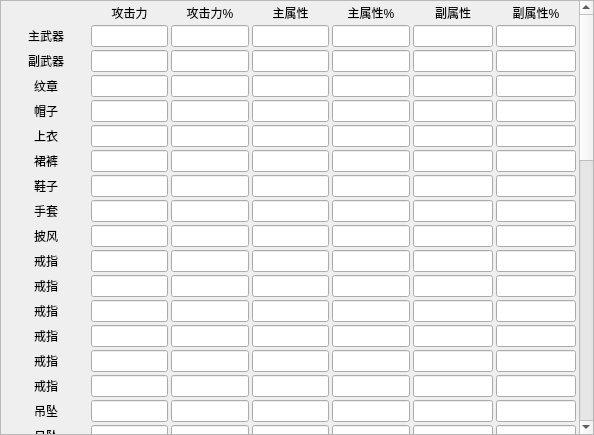
<?xml version="1.0" encoding="UTF-8"?>
<ui version="4.0">
 <class>InputUi</class>
 <widget class="QDialog" name="InputUi">
  <property name="geometry">
   <rect>
    <x>0</x>
    <y>0</y>
    <width>594</width>
    <height>435</height>
   </rect>
  </property>
  <property name="windowTitle">
   <string>Dialog</string>
  </property>
  <layout class="QHBoxLayout" name="v_Layout">
   <property name="spacing">
    <number>0</number>
   </property>
   <property name="leftMargin">
    <number>0</number>
   </property>
   <property name="topMargin">
    <number>0</number>
   </property>
   <property name="rightMargin">
    <number>0</number>
   </property>
   <property name="bottomMargin">
    <number>0</number>
   </property>
   <item>
    <widget class="QScrollArea" name="scrollArea">
     <property name="widgetResizable">
      <bool>true</bool>
     </property>
     <widget class="QWidget" name="scrollAreaWidgetContents">
      <property name="geometry">
       <rect>
        <x>0</x>
        <y>-675</y>
        <width>575</width>
        <height>1108</height>
       </rect>
      </property>
      <layout class="QGridLayout" name="m_Layout">
       <property name="leftMargin">
        <number>3</number>
       </property>
       <property name="topMargin">
        <number>3</number>
       </property>
       <property name="rightMargin">
        <number>3</number>
       </property>
       <property name="bottomMargin">
        <number>3</number>
       </property>
       <property name="spacing">
        <number>3</number>
       </property>
       <item row="34" column="1">
        <widget class="LineEdit" name="lineEdit_331"/>
       </item>
       <item row="49" column="2">
        <widget class="QLabel" name="label_12">
         <property name="text">
          <string>最终伤害%</string>
         </property>
         <property name="alignment">
          <set>Qt::AlignCenter</set>
         </property>
        </widget>
       </item>
       <item row="25" column="2">
        <widget class="LineEdit" name="lineEdit_252"/>
       </item>
       <item row="24" column="3">
        <widget class="LineEdit" name="lineEdit_243"/>
       </item>
       <item row="22" column="4">
        <widget class="LineEdit" name="lineEdit_224"/>
       </item>
       <item row="8" column="0">
        <widget class="QLabel" name="gloveLabel">
         <property name="text">
          <string>手套</string>
         </property>
         <property name="alignment">
          <set>Qt::AlignCenter</set>
         </property>
        </widget>
       </item>
       <item row="49" column="3">
        <widget class="QLabel" name="label_11">
         <property name="text">
          <string>暴击率%</string>
         </property>
         <property name="alignment">
          <set>Qt::AlignCenter</set>
         </property>
        </widget>
       </item>
       <item row="31" column="6">
        <widget class="LineEdit" name="lineEdit_316"/>
       </item>
       <item row="9" column="2">
        <widget class="LineEdit" name="lineEdit_92"/>
       </item>
       <item row="50" column="2">
        <widget class="LineEdit" name="finalDamageEdit">
         <property name="alignment">
          <set>Qt::AlignCenter</set>
         </property>
         <property name="placeholderText">
          <string>最终伤害%</string>
         </property>
        </widget>
       </item>
       <item row="21" column="3">
        <widget class="LineEdit" name="lineEdit_213"/>
       </item>
       <item row="40" column="5">
        <widget class="LineEdit" name="lineEdit_395"/>
       </item>
       <item row="29" column="0">
        <widget class="QLabel" name="petSkillLabel">
         <property name="text">
          <string>宠物技能</string>
         </property>
         <property name="alignment">
          <set>Qt::AlignCenter</set>
         </property>
        </widget>
       </item>
       <item row="9" column="6">
        <widget class="LineEdit" name="lineEdit_96"/>
       </item>
       <item row="24" column="5">
        <widget class="LineEdit" name="lineEdit_245"/>
       </item>
       <item row="24" column="6">
        <widget class="LineEdit" name="lineEdit_246"/>
       </item>
       <item row="21" column="6">
        <widget class="LineEdit" name="lineEdit_216"/>
       </item>
       <item row="7" column="5">
        <widget class="LineEdit" name="lineEdit_75"/>
       </item>
       <item row="28" column="6">
        <widget class="LineEdit" name="lineEdit_286"/>
       </item>
       <item row="51" column="6">
        <widget class="QPushButton" name="cancelBtn">
         <property name="text">
          <string>取消</string>
         </property>
        </widget>
       </item>
       <item row="39" column="3">
        <widget class="LineEdit" name="lineEdit_383"/>
       </item>
       <item row="2" column="0">
        <widget class="QLabel" name="swLabel">
         <property name="text">
          <string>副武器</string>
         </property>
         <property name="alignment">
          <set>Qt::AlignCenter</set>
         </property>
        </widget>
       </item>
       <item row="48" column="3">
        <widget class="QLabel" name="proLabel">
         <property name="text">
          <string>职业</string>
         </property>
         <property name="alignment">
          <set>Qt::AlignCenter</set>
         </property>
        </widget>
       </item>
       <item row="40" column="0">
        <widget class="QLabel" name="label_5">
         <property name="text">
          <string>怪怪</string>
         </property>
         <property name="alignment">
          <set>Qt::AlignCenter</set>
         </property>
        </widget>
       </item>
       <item row="22" column="1">
        <widget class="LineEdit" name="lineEdit_221"/>
       </item>
       <item row="28" column="3">
        <widget class="LineEdit" name="lineEdit_283"/>
       </item>
       <item row="17" column="4">
        <widget class="LineEdit" name="lineEdit_174"/>
       </item>
       <item row="6" column="5">
        <widget class="LineEdit" name="lineEdit_65"/>
       </item>
       <item row="31" column="2">
        <widget class="LineEdit" name="lineEdit_312"/>
       </item>
       <item row="3" column="5">
        <widget class="LineEdit" name="lineEdit_35"/>
       </item>
       <item row="35" column="5">
        <widget class="LineEdit" name="lineEdit_345"/>
       </item>
       <item row="20" column="6">
        <widget class="LineEdit" name="lineEdit_206"/>
       </item>
       <item row="8" column="3">
        <widget class="LineEdit" name="lineEdit_83"/>
       </item>
       <item row="7" column="6">
        <widget class="LineEdit" name="lineEdit_76"/>
       </item>
       <item row="27" column="4">
        <widget class="LineEdit" name="lineEdit_274"/>
       </item>
       <item row="34" column="3">
        <widget class="LineEdit" name="lineEdit_333"/>
       </item>
       <item row="10" column="3">
        <widget class="LineEdit" name="lineEdit_103"/>
       </item>
       <item row="5" column="5">
        <widget class="LineEdit" name="lineEdit_55"/>
       </item>
       <item row="39" column="0">
        <widget class="QLabel" name="hyperLabel">
         <property name="text">
          <string>超级属性</string>
         </property>
         <property name="alignment">
          <set>Qt::AlignCenter</set>
         </property>
        </widget>
       </item>
       <item row="21" column="5">
        <widget class="LineEdit" name="lineEdit_215"/>
       </item>
       <item row="35" column="4">
        <widget class="LineEdit" name="lineEdit_344"/>
       </item>
       <item row="23" column="6">
        <widget class="LineEdit" name="lineEdit_236"/>
       </item>
       <item row="22" column="6">
        <widget class="LineEdit" name="lineEdit_226"/>
       </item>
       <item row="48" column="4">
        <widget class="ComboBox" name="proComboBox"/>
       </item>
       <item row="26" column="6">
        <widget class="LineEdit" name="lineEdit_266"/>
       </item>
       <item row="16" column="2">
        <widget class="LineEdit" name="lineEdit_162"/>
       </item>
       <item row="51" column="5">
        <widget class="QPushButton" name="okBtn">
         <property name="text">
          <string>确认</string>
         </property>
        </widget>
       </item>
       <item row="27" column="2">
        <widget class="LineEdit" name="lineEdit_272"/>
       </item>
       <item row="4" column="0">
        <widget class="QLabel" name="hatLabel">
         <property name="text">
          <string>帽子</string>
         </property>
         <property name="alignment">
          <set>Qt::AlignCenter</set>
         </property>
        </widget>
       </item>
       <item row="10" column="4">
        <widget class="LineEdit" name="lineEdit_104"/>
       </item>
       <item row="44" column="3">
        <widget class="LineEdit" name="lineEdit_433"/>
       </item>
       <item row="14" column="3">
        <widget class="LineEdit" name="lineEdit_143"/>
       </item>
       <item row="11" column="6">
        <widget class="LineEdit" name="lineEdit_116"/>
       </item>
       <item row="33" column="3">
        <widget class="LineEdit" name="lineEdit_323"/>
       </item>
       <item row="33" column="2">
        <widget class="LineEdit" name="lineEdit_322"/>
       </item>
       <item row="20" column="4">
        <widget class="LineEdit" name="lineEdit_204"/>
       </item>
       <item row="25" column="1">
        <widget class="LineEdit" name="lineEdit_251"/>
       </item>
       <item row="31" column="3">
        <widget class="LineEdit" name="lineEdit_313"/>
       </item>
       <item row="48" column="1">
        <widget class="QLabel" name="pureMainLabel">
         <property name="whatsThis">
          <string>登录界面的主属性，也是查看主属性时xxxx+xxxxx左边那部分</string>
         </property>
         <property name="text">
          <string>裸主属性</string>
         </property>
         <property name="alignment">
          <set>Qt::AlignCenter</set>
         </property>
        </widget>
       </item>
       <item row="1" column="0">
        <widget class="QLabel" name="mwLabel">
         <property name="text">
          <string>主武器</string>
         </property>
         <property name="alignment">
          <set>Qt::AlignCenter</set>
         </property>
        </widget>
       </item>
       <item row="41" column="5">
        <widget class="LineEdit" name="lineEdit_405"/>
       </item>
       <item row="51" column="1">
        <widget class="QLineEdit" name="nameEdit"/>
       </item>
       <item row="19" column="5">
        <widget class="LineEdit" name="lineEdit_195"/>
       </item>
       <item row="42" column="1">
        <widget class="LineEdit" name="lineEdit_411"/>
       </item>
       <item row="15" column="0">
        <widget class="QLabel" name="ring5Label">
         <property name="text">
          <string>戒指</string>
         </property>
         <property name="alignment">
          <set>Qt::AlignCenter</set>
         </property>
        </widget>
       </item>
       <item row="25" column="0">
        <widget class="QLabel" name="medalLabel">
         <property name="text">
          <string>勋章</string>
         </property>
         <property name="alignment">
          <set>Qt::AlignCenter</set>
         </property>
        </widget>
       </item>
       <item row="17" column="0">
        <widget class="QLabel" name="pendant1Label">
         <property name="text">
          <string>吊坠</string>
         </property>
         <property name="alignment">
          <set>Qt::AlignCenter</set>
         </property>
        </widget>
       </item>
       <item row="26" column="2">
        <widget class="LineEdit" name="lineEdit_262"/>
       </item>
       <item row="42" column="6">
        <widget class="LineEdit" name="lineEdit_416"/>
       </item>
       <item row="16" column="1">
        <widget class="LineEdit" name="lineEdit_161"/>
       </item>
       <item row="2" column="4">
        <widget class="LineEdit" name="lineEdit_24"/>
       </item>
       <item row="24" column="0">
        <widget class="QLabel" name="badgeLabel">
         <property name="text">
          <string>徽章</string>
         </property>
         <property name="alignment">
          <set>Qt::AlignCenter</set>
         </property>
        </widget>
       </item>
       <item row="20" column="0">
        <widget class="QLabel" name="eyeLabel">
         <property name="text">
          <string>眼饰</string>
         </property>
         <property name="alignment">
          <set>Qt::AlignCenter</set>
         </property>
        </widget>
       </item>
       <item row="42" column="0">
        <widget class="QLabel" name="label_4">
         <property name="text">
          <string>技能被动</string>
         </property>
         <property name="alignment">
          <set>Qt::AlignCenter</set>
         </property>
        </widget>
       </item>
       <item row="18" column="0">
        <widget class="QLabel" name="beltLabel">
         <property name="text">
          <string>腰带</string>
         </property>
         <property name="alignment">
          <set>Qt::AlignCenter</set>
         </property>
        </widget>
       </item>
       <item row="39" column="5">
        <widget class="LineEdit" name="lineEdit_385"/>
       </item>
       <item row="48" column="6">
        <widget class="WComboBox" name="weaponComboBox"/>
       </item>
       <item row="0" column="3">
        <widget class="QLabel" name="mainLabel">
         <property name="text">
          <string>主属性</string>
         </property>
         <property name="alignment">
          <set>Qt::AlignCenter</set>
         </property>
        </widget>
       </item>
       <item row="3" column="4">
        <widget class="LineEdit" name="lineEdit_34"/>
       </item>
       <item row="3" column="3">
        <widget class="LineEdit" name="lineEdit_33"/>
       </item>
       <item row="12" column="0">
        <widget class="QLabel" name="ring2Label">
         <property name="text">
          <string>戒指</string>
         </property>
         <property name="alignment">
          <set>Qt::AlignCenter</set>
         </property>
        </widget>
       </item>
       <item row="23" column="5">
        <widget class="LineEdit" name="lineEdit_235"/>
       </item>
       <item row="2" column="1">
        <widget class="LineEdit" name="lineEdit_21"/>
       </item>
       <item row="15" column="2">
        <widget class="LineEdit" name="lineEdit_152"/>
       </item>
       <item row="3" column="2">
        <widget class="LineEdit" name="lineEdit_32"/>
       </item>
       <item row="29" column="4">
        <widget class="LineEdit" name="lineEdit_294"/>
       </item>
       <item row="9" column="4">
        <widget class="LineEdit" name="lineEdit_94"/>
       </item>
       <item row="30" column="3">
        <widget class="LineEdit" name="lineEdit_303"/>
       </item>
       <item row="15" column="4">
        <widget class="LineEdit" name="lineEdit_154"/>
       </item>
       <item row="2" column="6">
        <widget class="LineEdit" name="lineEdit_26"/>
       </item>
       <item row="40" column="6">
        <widget class="LineEdit" name="lineEdit_396"/>
       </item>
       <item row="1" column="1">
        <widget class="LineEdit" name="lineEdit_11"/>
       </item>
       <item row="37" column="3">
        <widget class="LineEdit" name="lineEdit_363"/>
       </item>
       <item row="0" column="4">
        <widget class="QLabel" name="mainpLabel">
         <property name="text">
          <string>主属性%</string>
         </property>
         <property name="alignment">
          <set>Qt::AlignCenter</set>
         </property>
        </widget>
       </item>
       <item row="12" column="4">
        <widget class="LineEdit" name="lineEdit_124"/>
       </item>
       <item row="43" column="0">
        <widget class="QLabel" name="label_6">
         <property name="text">
          <string>称号</string>
         </property>
         <property name="alignment">
          <set>Qt::AlignCenter</set>
         </property>
        </widget>
       </item>
       <item row="25" column="3">
        <widget class="LineEdit" name="lineEdit_253"/>
       </item>
       <item row="43" column="5">
        <widget class="LineEdit" name="lineEdit_425"/>
       </item>
       <item row="34" column="0">
        <widget class="QLabel" name="leagueCapLabel">
         <property name="text">
          <string>联盟占领效果</string>
         </property>
         <property name="alignment">
          <set>Qt::AlignCenter</set>
         </property>
        </widget>
       </item>
       <item row="7" column="2">
        <widget class="LineEdit" name="lineEdit_72"/>
       </item>
       <item row="14" column="5">
        <widget class="LineEdit" name="lineEdit_145"/>
       </item>
       <item row="35" column="1">
        <widget class="LineEdit" name="lineEdit_341"/>
       </item>
       <item row="8" column="2">
        <widget class="LineEdit" name="lineEdit_82"/>
       </item>
       <item row="3" column="1">
        <widget class="LineEdit" name="lineEdit_31"/>
       </item>
       <item row="1" column="2">
        <widget class="LineEdit" name="lineEdit_12"/>
       </item>
       <item row="6" column="2">
        <widget class="LineEdit" name="lineEdit_62"/>
       </item>
       <item row="19" column="2">
        <widget class="LineEdit" name="lineEdit_192"/>
       </item>
       <item row="42" column="5">
        <widget class="LineEdit" name="lineEdit_415"/>
       </item>
       <item row="48" column="0">
        <widget class="QLabel" name="label">
         <property name="text">
          <string>其他数据</string>
         </property>
         <property name="alignment">
          <set>Qt::AlignCenter</set>
         </property>
        </widget>
       </item>
       <item row="9" column="0">
        <widget class="QLabel" name="capeLabel">
         <property name="text">
          <string>披风</string>
         </property>
         <property name="alignment">
          <set>Qt::AlignCenter</set>
         </property>
        </widget>
       </item>
       <item row="38" column="0">
        <widget class="QLabel" name="innerLabel">
         <property name="text">
          <string>内在能力</string>
         </property>
         <property name="alignment">
          <set>Qt::AlignCenter</set>
         </property>
        </widget>
       </item>
       <item row="23" column="2">
        <widget class="LineEdit" name="lineEdit_232"/>
       </item>
       <item row="44" column="1">
        <widget class="LineEdit" name="lineEdit_431"/>
       </item>
       <item row="13" column="4">
        <widget class="LineEdit" name="lineEdit_134"/>
       </item>
       <item row="14" column="6">
        <widget class="LineEdit" name="lineEdit_146"/>
       </item>
       <item row="29" column="5">
        <widget class="LineEdit" name="lineEdit_295"/>
       </item>
       <item row="8" column="5">
        <widget class="LineEdit" name="lineEdit_85"/>
       </item>
       <item row="39" column="1">
        <widget class="LineEdit" name="lineEdit_381"/>
       </item>
       <item row="30" column="5">
        <widget class="LineEdit" name="lineEdit_305"/>
       </item>
       <item row="17" column="1">
        <widget class="LineEdit" name="lineEdit_171"/>
       </item>
       <item row="14" column="0">
        <widget class="QLabel" name="ring4Label">
         <property name="text">
          <string>戒指</string>
         </property>
         <property name="alignment">
          <set>Qt::AlignCenter</set>
         </property>
        </widget>
       </item>
       <item row="40" column="3">
        <widget class="LineEdit" name="lineEdit_393"/>
       </item>
       <item row="5" column="2">
        <widget class="LineEdit" name="lineEdit_52"/>
       </item>
       <item row="26" column="1">
        <widget class="LineEdit" name="lineEdit_261"/>
       </item>
       <item row="33" column="4">
        <widget class="LineEdit" name="lineEdit_324"/>
       </item>
       <item row="42" column="3">
        <widget class="LineEdit" name="lineEdit_413"/>
       </item>
       <item row="3" column="0">
        <widget class="QLabel" name="emblemLabel">
         <property name="text">
          <string>纹章</string>
         </property>
         <property name="alignment">
          <set>Qt::AlignCenter</set>
         </property>
        </widget>
       </item>
       <item row="8" column="6">
        <widget class="LineEdit" name="lineEdit_86"/>
       </item>
       <item row="50" column="6">
        <widget class="LineEdit" name="normalMonDamageEdit">
         <property name="alignment">
          <set>Qt::AlignCenter</set>
         </property>
         <property name="placeholderText">
          <string>对普怪伤害%</string>
         </property>
        </widget>
       </item>
       <item row="50" column="4">
        <widget class="LineEdit" name="criticalDamageEdit">
         <property name="alignment">
          <set>Qt::AlignCenter</set>
         </property>
         <property name="placeholderText">
          <string>暴击伤害%</string>
         </property>
        </widget>
       </item>
       <item row="49" column="0">
        <widget class="QLabel" name="label_8">
         <property name="minimumSize">
          <size>
           <width>0</width>
           <height>20</height>
          </size>
         </property>
         <property name="text">
          <string>伤害%</string>
         </property>
         <property name="alignment">
          <set>Qt::AlignCenter</set>
         </property>
        </widget>
       </item>
       <item row="19" column="4">
        <widget class="LineEdit" name="lineEdit_194"/>
       </item>
       <item row="38" column="1">
        <widget class="LineEdit" name="lineEdit_371"/>
       </item>
       <item row="41" column="0">
        <widget class="QLabel" name="label_3">
         <property name="text">
          <string>家族被动</string>
         </property>
         <property name="alignment">
          <set>Qt::AlignCenter</set>
         </property>
        </widget>
       </item>
       <item row="44" column="4">
        <widget class="LineEdit" name="lineEdit_434"/>
       </item>
       <item row="40" column="1">
        <widget class="LineEdit" name="lineEdit_391"/>
       </item>
       <item row="7" column="0">
        <widget class="QLabel" name="shoesLabel">
         <property name="text">
          <string>鞋子</string>
         </property>
         <property name="alignment">
          <set>Qt::AlignCenter</set>
         </property>
        </widget>
       </item>
       <item row="4" column="4">
        <widget class="LineEdit" name="lineEdit_44"/>
       </item>
       <item row="4" column="2">
        <widget class="LineEdit" name="lineEdit_42"/>
       </item>
       <item row="27" column="3">
        <widget class="LineEdit" name="lineEdit_273"/>
       </item>
       <item row="4" column="3">
        <widget class="LineEdit" name="lineEdit_43"/>
       </item>
       <item row="5" column="3">
        <widget class="LineEdit" name="lineEdit_53"/>
       </item>
       <item row="31" column="4">
        <widget class="LineEdit" name="lineEdit_314"/>
       </item>
       <item row="29" column="3">
        <widget class="LineEdit" name="lineEdit_293"/>
       </item>
       <item row="5" column="0">
        <widget class="QLabel" name="topLabel">
         <property name="text">
          <string>上衣</string>
         </property>
         <property name="alignment">
          <set>Qt::AlignCenter</set>
         </property>
        </widget>
       </item>
       <item row="35" column="3">
        <widget class="LineEdit" name="lineEdit_343"/>
       </item>
       <item row="43" column="2">
        <widget class="LineEdit" name="lineEdit_422"/>
       </item>
       <item row="12" column="1">
        <widget class="LineEdit" name="lineEdit_121"/>
       </item>
       <item row="11" column="0">
        <widget class="QLabel" name="ring1Label">
         <property name="text">
          <string>戒指</string>
         </property>
         <property name="alignment">
          <set>Qt::AlignCenter</set>
         </property>
        </widget>
       </item>
       <item row="5" column="4">
        <widget class="LineEdit" name="lineEdit_54"/>
       </item>
       <item row="29" column="1">
        <widget class="LineEdit" name="lineEdit_291"/>
       </item>
       <item row="28" column="1">
        <widget class="LineEdit" name="lineEdit_281"/>
       </item>
       <item row="48" column="5">
        <widget class="QLabel" name="label_7">
         <property name="text">
          <string>武器</string>
         </property>
         <property name="alignment">
          <set>Qt::AlignCenter</set>
         </property>
        </widget>
       </item>
       <item row="15" column="1">
        <widget class="LineEdit" name="lineEdit_151"/>
       </item>
       <item row="27" column="6">
        <widget class="LineEdit" name="lineEdit_276"/>
       </item>
       <item row="26" column="0">
        <widget class="QLabel" name="totemLabel">
         <property name="text">
          <string>图腾</string>
         </property>
         <property name="alignment">
          <set>Qt::AlignCenter</set>
         </property>
        </widget>
       </item>
       <item row="28" column="2">
        <widget class="LineEdit" name="lineEdit_282"/>
       </item>
       <item row="20" column="1">
        <widget class="LineEdit" name="lineEdit_201"/>
       </item>
       <item row="28" column="4">
        <widget class="LineEdit" name="lineEdit_284"/>
       </item>
       <item row="10" column="0">
        <widget class="QLabel" name="ring0Label">
         <property name="text">
          <string>戒指</string>
         </property>
         <property name="alignment">
          <set>Qt::AlignCenter</set>
         </property>
        </widget>
       </item>
       <item row="13" column="2">
        <widget class="LineEdit" name="lineEdit_132"/>
       </item>
       <item row="26" column="4">
        <widget class="LineEdit" name="lineEdit_264"/>
       </item>
       <item row="51" column="0">
        <widget class="QLabel" name="label_2">
         <property name="text">
          <string>角色名</string>
         </property>
         <property name="alignment">
          <set>Qt::AlignCenter</set>
         </property>
        </widget>
       </item>
       <item row="41" column="1">
        <widget class="LineEdit" name="lineEdit_401"/>
       </item>
       <item row="0" column="6">
        <widget class="QLabel" name="subpLabel">
         <property name="text">
          <string>副属性%</string>
         </property>
         <property name="alignment">
          <set>Qt::AlignCenter</set>
         </property>
        </widget>
       </item>
       <item row="11" column="2">
        <widget class="LineEdit" name="lineEdit_112"/>
       </item>
       <item row="10" column="5">
        <widget class="LineEdit" name="lineEdit_105"/>
       </item>
       <item row="3" column="6">
        <widget class="LineEdit" name="lineEdit_36"/>
       </item>
       <item row="2" column="3">
        <widget class="LineEdit" name="lineEdit_23"/>
       </item>
       <item row="33" column="1">
        <widget class="LineEdit" name="lineEdit_321"/>
       </item>
       <item row="30" column="4">
        <widget class="LineEdit" name="lineEdit_304"/>
       </item>
       <item row="12" column="3">
        <widget class="LineEdit" name="lineEdit_123"/>
       </item>
       <item row="1" column="5">
        <widget class="LineEdit" name="lineEdit_15"/>
       </item>
       <item row="18" column="3">
        <widget class="LineEdit" name="lineEdit_183"/>
       </item>
       <item row="13" column="6">
        <widget class="LineEdit" name="lineEdit_136"/>
       </item>
       <item row="24" column="4">
        <widget class="LineEdit" name="lineEdit_244"/>
       </item>
       <item row="25" column="4">
        <widget class="LineEdit" name="lineEdit_254"/>
       </item>
       <item row="44" column="0">
        <widget class="QLabel" name="otherLabel">
         <property name="text">
          <string>拼图及其他</string>
         </property>
         <property name="alignment">
          <set>Qt::AlignCenter</set>
         </property>
        </widget>
       </item>
       <item row="13" column="0">
        <widget class="QLabel" name="ring3Label">
         <property name="text">
          <string>戒指</string>
         </property>
         <property name="alignment">
          <set>Qt::AlignCenter</set>
         </property>
        </widget>
       </item>
       <item row="9" column="3">
        <widget class="LineEdit" name="lineEdit_93"/>
       </item>
       <item row="21" column="2">
        <widget class="LineEdit" name="lineEdit_212"/>
       </item>
       <item row="21" column="4">
        <widget class="LineEdit" name="lineEdit_214"/>
       </item>
       <item row="27" column="1">
        <widget class="LineEdit" name="lineEdit_271"/>
       </item>
       <item row="18" column="1">
        <widget class="LineEdit" name="lineEdit_181"/>
       </item>
       <item row="18" column="6">
        <widget class="LineEdit" name="lineEdit_186"/>
       </item>
       <item row="4" column="6">
        <widget class="LineEdit" name="lineEdit_46"/>
       </item>
       <item row="50" column="0">
        <widget class="LineEdit" name="damageEdit">
         <property name="alignment">
          <set>Qt::AlignCenter</set>
         </property>
         <property name="placeholderText">
          <string>伤害%</string>
         </property>
        </widget>
       </item>
       <item row="1" column="6">
        <widget class="LineEdit" name="lineEdit_16"/>
       </item>
       <item row="12" column="2">
        <widget class="LineEdit" name="lineEdit_122"/>
       </item>
       <item row="43" column="4">
        <widget class="LineEdit" name="lineEdit_424"/>
       </item>
       <item row="44" column="2">
        <widget class="LineEdit" name="lineEdit_432"/>
       </item>
       <item row="27" column="5">
        <widget class="LineEdit" name="lineEdit_275"/>
       </item>
       <item row="22" column="2">
        <widget class="LineEdit" name="lineEdit_222"/>
       </item>
       <item row="13" column="5">
        <widget class="LineEdit" name="lineEdit_135"/>
       </item>
       <item row="19" column="6">
        <widget class="LineEdit" name="lineEdit_196"/>
       </item>
       <item row="49" column="1">
        <widget class="QLabel" name="label_10">
         <property name="text">
          <string>BOSS伤害%</string>
         </property>
         <property name="alignment">
          <set>Qt::AlignCenter</set>
         </property>
        </widget>
       </item>
       <item row="6" column="0">
        <widget class="QLabel" name="bottomLabel">
         <property name="text">
          <string>裙裤</string>
         </property>
         <property name="alignment">
          <set>Qt::AlignCenter</set>
         </property>
        </widget>
       </item>
       <item row="33" column="5">
        <widget class="LineEdit" name="lineEdit_325"/>
       </item>
       <item row="33" column="0">
        <widget class="QLabel" name="combineLabel">
         <property name="text">
          <string>所有套装效果</string>
         </property>
         <property name="alignment">
          <set>Qt::AlignCenter</set>
         </property>
        </widget>
       </item>
       <item row="15" column="3">
        <widget class="LineEdit" name="lineEdit_153"/>
       </item>
       <item row="17" column="5">
        <widget class="LineEdit" name="lineEdit_175"/>
       </item>
       <item row="15" column="5">
        <widget class="LineEdit" name="lineEdit_155"/>
       </item>
       <item row="17" column="3">
        <widget class="LineEdit" name="lineEdit_173"/>
       </item>
       <item row="28" column="5">
        <widget class="LineEdit" name="lineEdit_285"/>
       </item>
       <item row="10" column="6">
        <widget class="LineEdit" name="lineEdit_106"/>
       </item>
       <item row="5" column="1">
        <widget class="LineEdit" name="lineEdit_51"/>
       </item>
       <item row="16" column="4">
        <widget class="LineEdit" name="lineEdit_164"/>
       </item>
       <item row="21" column="1">
        <widget class="LineEdit" name="lineEdit_211"/>
       </item>
       <item row="15" column="6">
        <widget class="LineEdit" name="lineEdit_156"/>
       </item>
       <item row="20" column="2">
        <widget class="LineEdit" name="lineEdit_202"/>
       </item>
       <item row="23" column="3">
        <widget class="LineEdit" name="lineEdit_233"/>
       </item>
       <item row="9" column="5">
        <widget class="LineEdit" name="lineEdit_95"/>
       </item>
       <item row="37" column="0">
        <widget class="QLabel" name="authLabel">
         <property name="text">
          <string>原初徽章主属性</string>
         </property>
         <property name="alignment">
          <set>Qt::AlignCenter</set>
         </property>
        </widget>
       </item>
       <item row="29" column="6">
        <widget class="LineEdit" name="lineEdit_296"/>
       </item>
       <item row="14" column="4">
        <widget class="LineEdit" name="lineEdit_144"/>
       </item>
       <item row="22" column="5">
        <widget class="LineEdit" name="lineEdit_225"/>
       </item>
       <item row="6" column="4">
        <widget class="LineEdit" name="lineEdit_64"/>
       </item>
       <item row="12" column="5">
        <widget class="LineEdit" name="lineEdit_125"/>
       </item>
       <item row="30" column="1">
        <widget class="LineEdit" name="lineEdit_301"/>
       </item>
       <item row="31" column="1">
        <widget class="LineEdit" name="lineEdit_311"/>
       </item>
       <item row="24" column="2">
        <widget class="LineEdit" name="lineEdit_242"/>
       </item>
       <item row="30" column="6">
        <widget class="LineEdit" name="lineEdit_306"/>
       </item>
       <item row="42" column="4">
        <widget class="LineEdit" name="lineEdit_414"/>
       </item>
       <item row="22" column="3">
        <widget class="LineEdit" name="lineEdit_223"/>
       </item>
       <item row="16" column="6">
        <widget class="LineEdit" name="lineEdit_166"/>
       </item>
       <item row="48" column="2">
        <widget class="LineEdit" name="pureMainEdit"/>
       </item>
       <item row="23" column="4">
        <widget class="LineEdit" name="lineEdit_234"/>
       </item>
       <item row="35" column="0">
        <widget class="QLabel" name="leagueTeamLabel">
         <property name="text">
          <string>联盟队员效果</string>
         </property>
         <property name="alignment">
          <set>Qt::AlignCenter</set>
         </property>
        </widget>
       </item>
       <item row="38" column="3">
        <widget class="LineEdit" name="lineEdit_373"/>
       </item>
       <item row="0" column="1">
        <widget class="QLabel" name="atkLabel">
         <property name="text">
          <string>攻击力</string>
         </property>
         <property name="alignment">
          <set>Qt::AlignCenter</set>
         </property>
        </widget>
       </item>
       <item row="38" column="5">
        <widget class="LineEdit" name="lineEdit_375"/>
       </item>
       <item row="13" column="3">
        <widget class="LineEdit" name="lineEdit_133"/>
       </item>
       <item row="20" column="5">
        <widget class="LineEdit" name="lineEdit_205"/>
       </item>
       <item row="50" column="3">
        <widget class="LineEdit" name="criticalEdit">
         <property name="alignment">
          <set>Qt::AlignCenter</set>
         </property>
         <property name="placeholderText">
          <string>暴击率%</string>
         </property>
        </widget>
       </item>
       <item row="8" column="4">
        <widget class="LineEdit" name="lineEdit_84"/>
       </item>
       <item row="31" column="5">
        <widget class="LineEdit" name="lineEdit_315"/>
       </item>
       <item row="4" column="1">
        <widget class="LineEdit" name="lineEdit_41"/>
       </item>
       <item row="43" column="6">
        <widget class="LineEdit" name="lineEdit_426"/>
       </item>
       <item row="17" column="2">
        <widget class="LineEdit" name="lineEdit_172"/>
       </item>
       <item row="40" column="2">
        <widget class="LineEdit" name="lineEdit_392"/>
       </item>
       <item row="14" column="2">
        <widget class="LineEdit" name="lineEdit_142"/>
       </item>
       <item row="16" column="0">
        <widget class="QLabel" name="pendant0Label">
         <property name="text">
          <string>吊坠</string>
         </property>
         <property name="alignment">
          <set>Qt::AlignCenter</set>
         </property>
        </widget>
       </item>
       <item row="24" column="1">
        <widget class="LineEdit" name="lineEdit_241"/>
       </item>
       <item row="30" column="0">
        <widget class="QLabel" name="linkLabel">
         <property name="text">
          <string>Link</string>
         </property>
         <property name="alignment">
          <set>Qt::AlignCenter</set>
         </property>
        </widget>
       </item>
       <item row="35" column="6">
        <widget class="LineEdit" name="lineEdit_346"/>
       </item>
       <item row="23" column="0">
        <widget class="QLabel" name="pocketLabel">
         <property name="text">
          <string>口袋</string>
         </property>
         <property name="alignment">
          <set>Qt::AlignCenter</set>
         </property>
        </widget>
       </item>
       <item row="50" column="1">
        <widget class="LineEdit" name="BossDamageEdit">
         <property name="alignment">
          <set>Qt::AlignCenter</set>
         </property>
         <property name="placeholderText">
          <string>BOSS伤害%</string>
         </property>
        </widget>
       </item>
       <item row="2" column="2">
        <widget class="LineEdit" name="lineEdit_22"/>
       </item>
       <item row="18" column="2">
        <widget class="LineEdit" name="lineEdit_182"/>
       </item>
       <item row="19" column="3">
        <widget class="LineEdit" name="lineEdit_193"/>
       </item>
       <item row="8" column="1">
        <widget class="LineEdit" name="lineEdit_81"/>
       </item>
       <item row="10" column="2">
        <widget class="LineEdit" name="lineEdit_102"/>
       </item>
       <item row="25" column="5">
        <widget class="LineEdit" name="lineEdit_255"/>
       </item>
       <item row="27" column="0">
        <widget class="QLabel" name="robotHeartLabel">
         <property name="text">
          <string>机器人心脏</string>
         </property>
         <property name="alignment">
          <set>Qt::AlignCenter</set>
         </property>
        </widget>
       </item>
       <item row="7" column="4">
        <widget class="LineEdit" name="lineEdit_74"/>
       </item>
       <item row="14" column="1">
        <widget class="LineEdit" name="lineEdit_141"/>
       </item>
       <item row="11" column="5">
        <widget class="LineEdit" name="lineEdit_115"/>
       </item>
       <item row="25" column="6">
        <widget class="LineEdit" name="lineEdit_256"/>
       </item>
       <item row="34" column="5">
        <widget class="LineEdit" name="lineEdit_335"/>
       </item>
       <item row="23" column="1">
        <widget class="LineEdit" name="lineEdit_231"/>
       </item>
       <item row="22" column="0">
        <widget class="QLabel" name="shoulderLabel">
         <property name="text">
          <string>肩饰</string>
         </property>
         <property name="alignment">
          <set>Qt::AlignCenter</set>
         </property>
        </widget>
       </item>
       <item row="4" column="5">
        <widget class="LineEdit" name="lineEdit_45"/>
       </item>
       <item row="18" column="5">
        <widget class="LineEdit" name="lineEdit_185"/>
       </item>
       <item row="9" column="1">
        <widget class="LineEdit" name="lineEdit_91"/>
       </item>
       <item row="19" column="0">
        <widget class="QLabel" name="faceLabel">
         <property name="text">
          <string>脸饰</string>
         </property>
         <property name="alignment">
          <set>Qt::AlignCenter</set>
         </property>
        </widget>
       </item>
       <item row="2" column="5">
        <widget class="LineEdit" name="lineEdit_25"/>
       </item>
       <item row="36" column="3">
        <widget class="LineEdit" name="lineEdit_353"/>
       </item>
       <item row="13" column="1">
        <widget class="LineEdit" name="lineEdit_131"/>
       </item>
       <item row="20" column="3">
        <widget class="LineEdit" name="lineEdit_203"/>
       </item>
       <item row="36" column="0">
        <widget class="QLabel" name="ArcLabel">
         <property name="text">
          <string>神秘徽章主属性</string>
         </property>
         <property name="alignment">
          <set>Qt::AlignCenter</set>
         </property>
        </widget>
       </item>
       <item row="43" column="1">
        <widget class="LineEdit" name="lineEdit_421"/>
       </item>
       <item row="44" column="5">
        <widget class="LineEdit" name="lineEdit_435"/>
       </item>
       <item row="6" column="1">
        <widget class="LineEdit" name="lineEdit_61"/>
       </item>
       <item row="16" column="5">
        <widget class="LineEdit" name="lineEdit_165"/>
       </item>
       <item row="12" column="6">
        <widget class="LineEdit" name="lineEdit_126"/>
       </item>
       <item row="29" column="2">
        <widget class="LineEdit" name="lineEdit_292"/>
       </item>
       <item row="43" column="3">
        <widget class="LineEdit" name="lineEdit_423"/>
       </item>
       <item row="41" column="3">
        <widget class="LineEdit" name="lineEdit_403"/>
       </item>
       <item row="0" column="5">
        <widget class="QLabel" name="subLabel">
         <property name="text">
          <string>副属性</string>
         </property>
         <property name="alignment">
          <set>Qt::AlignCenter</set>
         </property>
        </widget>
       </item>
       <item row="0" column="2">
        <widget class="QLabel" name="atkpLabel">
         <property name="text">
          <string>攻击力%</string>
         </property>
         <property name="alignment">
          <set>Qt::AlignCenter</set>
         </property>
        </widget>
       </item>
       <item row="6" column="3">
        <widget class="LineEdit" name="lineEdit_63"/>
       </item>
       <item row="19" column="1">
        <widget class="LineEdit" name="lineEdit_191"/>
       </item>
       <item row="31" column="0">
        <widget class="QLabel" name="cashLabel">
         <property name="text">
          <string>现金道具</string>
         </property>
         <property name="alignment">
          <set>Qt::AlignCenter</set>
         </property>
        </widget>
       </item>
       <item row="26" column="5">
        <widget class="LineEdit" name="lineEdit_265"/>
       </item>
       <item row="21" column="0">
        <widget class="QLabel" name="earringsLabel">
         <property name="text">
          <string>耳环</string>
         </property>
         <property name="alignment">
          <set>Qt::AlignCenter</set>
         </property>
        </widget>
       </item>
       <item row="1" column="4">
        <widget class="LineEdit" name="lineEdit_14"/>
       </item>
       <item row="7" column="3">
        <widget class="LineEdit" name="lineEdit_73"/>
       </item>
       <item row="47" column="0" colspan="7">
        <widget class="Line" name="line">
         <property name="orientation">
          <enum>Qt::Horizontal</enum>
         </property>
        </widget>
       </item>
       <item row="16" column="3">
        <widget class="LineEdit" name="lineEdit_163"/>
       </item>
       <item row="11" column="3">
        <widget class="LineEdit" name="lineEdit_113"/>
       </item>
       <item row="35" column="2">
        <widget class="LineEdit" name="lineEdit_342"/>
       </item>
       <item row="40" column="4">
        <widget class="LineEdit" name="lineEdit_394"/>
       </item>
       <item row="17" column="6">
        <widget class="LineEdit" name="lineEdit_176"/>
       </item>
       <item row="7" column="1">
        <widget class="LineEdit" name="lineEdit_71"/>
       </item>
       <item row="42" column="2">
        <widget class="LineEdit" name="lineEdit_412"/>
       </item>
       <item row="28" column="0">
        <widget class="QLabel" name="petEquipLabel">
         <property name="text">
          <string>宠物装备</string>
         </property>
         <property name="alignment">
          <set>Qt::AlignCenter</set>
         </property>
        </widget>
       </item>
       <item row="33" column="6">
        <widget class="LineEdit" name="lineEdit_326"/>
       </item>
       <item row="18" column="4">
        <widget class="LineEdit" name="lineEdit_184"/>
       </item>
       <item row="30" column="2">
        <widget class="LineEdit" name="lineEdit_302"/>
       </item>
       <item row="5" column="6">
        <widget class="LineEdit" name="lineEdit_56"/>
       </item>
       <item row="6" column="6">
        <widget class="LineEdit" name="lineEdit_66"/>
       </item>
       <item row="11" column="1">
        <widget class="LineEdit" name="lineEdit_111"/>
       </item>
       <item row="11" column="4">
        <widget class="LineEdit" name="lineEdit_114"/>
       </item>
       <item row="49" column="4">
        <widget class="QLabel" name="label_13">
         <property name="text">
          <string>暴击伤害%</string>
         </property>
         <property name="alignment">
          <set>Qt::AlignCenter</set>
         </property>
        </widget>
       </item>
       <item row="26" column="3">
        <widget class="LineEdit" name="lineEdit_263"/>
       </item>
       <item row="1" column="3">
        <widget class="LineEdit" name="lineEdit_13"/>
       </item>
       <item row="44" column="6">
        <widget class="LineEdit" name="lineEdit_436"/>
       </item>
       <item row="10" column="1">
        <widget class="LineEdit" name="lineEdit_101"/>
       </item>
       <item row="49" column="6">
        <widget class="QLabel" name="label_14">
         <property name="text">
          <string>对普通怪物%</string>
         </property>
         <property name="alignment">
          <set>Qt::AlignCenter</set>
         </property>
        </widget>
       </item>
       <item row="49" column="5">
        <widget class="QLabel" name="label_9">
         <property name="text">
          <string>无视防御%</string>
         </property>
         <property name="alignment">
          <set>Qt::AlignCenter</set>
         </property>
        </widget>
       </item>
       <item row="50" column="5">
        <widget class="LineEdit" name="ignoreDefenseEdit">
         <property name="alignment">
          <set>Qt::AlignCenter</set>
         </property>
         <property name="placeholderText">
          <string>无视防御%</string>
         </property>
        </widget>
       </item>
      </layout>
     </widget>
    </widget>
   </item>
  </layout>
 </widget>
 <customwidgets>
  <customwidget>
   <class>LineEdit</class>
   <extends>QLineEdit</extends>
   <header>Widgets.h</header>
  </customwidget>
  <customwidget>
   <class>ComboBox</class>
   <extends>QComboBox</extends>
   <header>Widgets.h</header>
  </customwidget>
  <customwidget>
   <class>WComboBox</class>
   <extends>QComboBox</extends>
   <header>Widgets.h</header>
  </customwidget>
 </customwidgets>
 <resources/>
 <connections>
  <connection>
   <sender>cancelBtn</sender>
   <signal>clicked()</signal>
   <receiver>InputUi</receiver>
   <slot>reject()</slot>
   <hints>
    <hint type="sourcelabel">
     <x>539</x>
     <y>384</y>
    </hint>
    <hint type="destinationlabel">
     <x>299</x>
     <y>199</y>
    </hint>
   </hints>
  </connection>
 </connections>
</ui>
